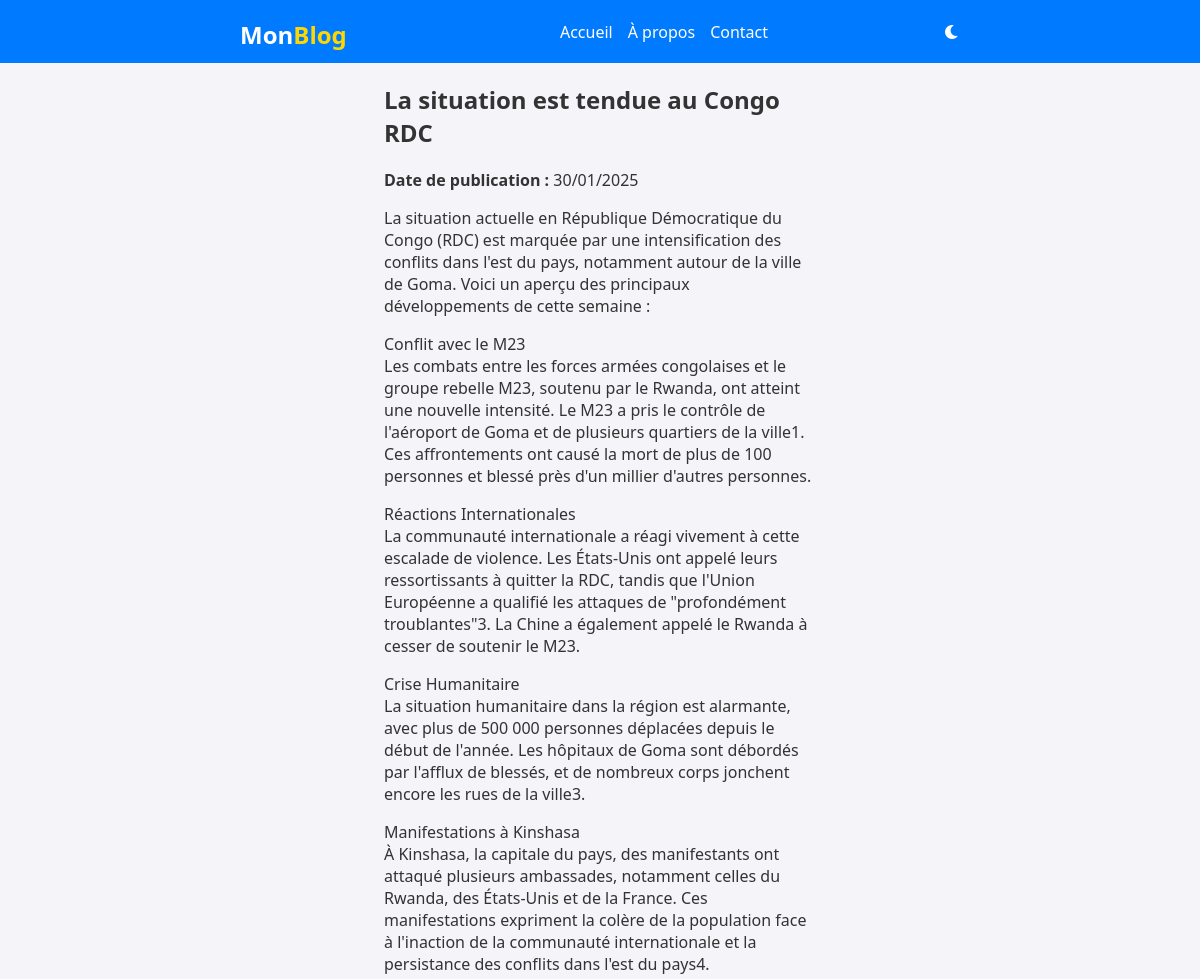
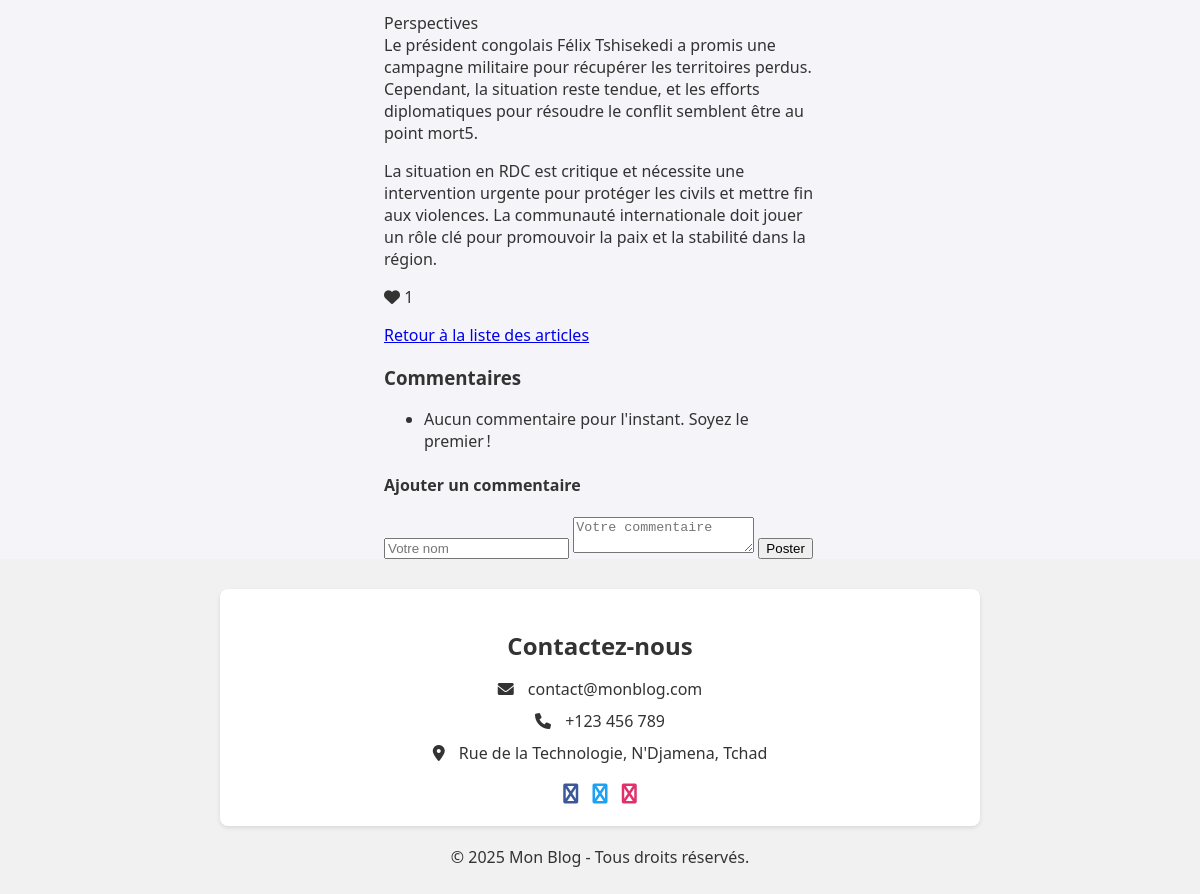
Screenshot of /article/7/ with the database file from the repository (2 pictures, top to bottom).
### blog/models.py (models this page shows, shortened)
class Article(models.Model):
    titre = models.CharField(max_length=200)
    contenu = models.TextField()
    date_publication = models.DateTimeField(auto_now_add=True)
    likes = models.PositiveIntegerField(default=0)

### blog/views.py (the view)
# urls.py: path('article/<int:article_id>/', views.detail_article, name='detail_article'),  # Page de détail
def detail_article(request, article_id):
    article = get_object_or_404(Article, id=article_id)  # Récupérer l'article ou retourner 404
    return render(request, 'detail_article.html', {'article': article})

### blog/templates/detail_article.html (shortened to what this page needs)
<!DOCTYPE html>
<html lang="fr">
<head>
    <link rel="stylesheet" href="https://cdnjs.cloudflare.com/ajax/libs/font-awesome/6.0.0-beta3/css/all.min.css">
</head>
<body>
    <header>
        <div class="container">
            <div class="logo">
                <h1><span>Mon</span><span class="highlight">Blog</span></h1>
            </div>
            <nav>
                <a href="/">Accueil</a>
                <a href="#">À propos</a>
                <a href="#contact">Contact</a>
            </nav>
            <i class="fas fa-moon theme-icon"></i>
        </div>
    </header>
    <main class="container">
        <div class="container">
            <h2>{{ article.titre }}</h2>
            <p><strong>Date de publication :</strong> {{ article.date_publication|date:"d/m/Y" }}</p>
            <p class="aricle-contenu">{{ article.contenu|linebreaks }}</p>
            <i id="like-icon" class="fas fa-heart like-icon"></i> <span id="like-count">{{ article.likes }}</span>
            <p><a href="{% url 'liste_articles' %}">Retour à la liste des articles</a></p>
            <h3>Commentaires</h3>
            <div class="comments-section">
                <ul>
                    {% for commentaire in article.commentaires.all|slice:":3"%}
                    <li>
                        <strong>{{ commentaire.auteur }}</strong> ({{ commentaire.date_commentaire|date:"d/m/Y" }})
                        <p>{{ commentaire.contenu }}</p>
                    </li>
                    {% empty %}
                    <li>Aucun commentaire pour l'instant. Soyez le premier !</li>
                    {% endfor %}
                </ul>
            </div>
            <h4>Ajouter un commentaire</h4>
            <div class="comment-form">
                <form method="POST" action="{% url 'ajouter_commentaire' article.id %}">
                    <input type="text" name="auteur" placeholder="Votre nom" required>
                    <textarea name="contenu" placeholder="Votre commentaire" required></textarea>
                    <button type="submit">Poster</button>
                </form>
            </div>
        </div>
    </main>
    <footer>
        <div id="contact" class="contact">
            <h2>Contactez-nous</h2>
            <ul class="contact-info">
                <li><i class="fas fa-envelope"></i> contact@monblog.com</li>
                <li><i class="fas fa-phone"></i> +123 456 789</li>
                <li><i class="fas fa-map-marker-alt"></i> Rue de la Technologie, N'Djamena, Tchad</li>
            </ul>
            <div class="social-links">
                <a href="#" class="fa fa-facebook"></a>
                <a href="#" class="fa fa-twitter"></a>
                <a href="#" class="fa fa-instagram"></a>
            </div>
        </div>
        <p>&copy; 2025 Mon Blog - Tous droits réservés.</p>
    </footer>
</body>
</html>

### blog/templates/detail_article.html (style rules this page uses)
body { font-family: 'Segoe UI', Tahoma, Geneva, Verdana, sans-serif; margin: 0; padding: 0; background-color: #f4f4f9; color: #333; display: flex; flex-direction: column; min-height: 100vh; transition: background-color 0.3s, color 0.3s; }
header { background-color: #007bff; color: #fff; padding: 10px 0; }
header .container { display: flex; justify-content: space-between; align-items: center; position: relative; }
header h1 { margin: 0; }
.logo { display: flex; justify-content: flex-start; width: 20%; }
.logo span { font-size: 1.5rem; }
.logo .highlight { color: gold; }
nav { display: flex; gap: 15px; justify-content: center; flex: 1; }
nav a { color: #fff; text-decoration: none; }
.theme-icon { cursor: pointer; transition: transform 0.3s ease; }
.container { width: 60%; margin: 0 auto; flex: 1; }
footer { background-color: #f1f1f1; color: #333; padding: 10px 0; text-align: center; }
.social-links { margin-top: 20px; }
.social-links a { margin: 0 5px; text-decoration: none; font-size: 20px; }
.social-links .fa-facebook { color: #3b5998; }
.social-links .fa-twitter { color: #1da1f2; }
.social-links .fa-instagram { color: #e1306c; }
.contact { background: #fff; padding: 20px; border-radius: 8px; box-shadow: 0 2px 4px rgba(0, 0, 0, 0.1); margin: 20px auto; width: 60%; text-align: center; }
.contact h2 { margin-bottom: 10px; }
.contact-info { list-style: none; padding: 0; }
.contact-info li { margin: 10px 0; }
.contact-info i { margin-right: 10px; }
@media (min-width: 769px) { nav { display: flex; } }

### rows the page displays
Article: titre "La situation est tendue au Congo RDC", date_publication "30/01/2025", contenu "La situation actuelle en République Démocratique du Congo (RDC) est marquée par une intensification des conflits dans l'est du pays, notamment autour de la ville de Goma. Voici un aperçu des principaux développements de cette semaine : Conflit avec le M23 Les combats entre les forces armées congolaises et le groupe rebelle M23, soutenu par le Rwanda, ont atteint une nouvelle intensité. Le M23 a pris le contrôle de l'aéroport de Goma et de plusieurs quartiers de la ville1. Ces affrontements ont causé la mort de plus de 100 personnes et blessé près d'un millier d'autres personnes. Réactions Internationales La communauté internationale a réagi vivement à cette escalade de violence. Les…", likes "1"
